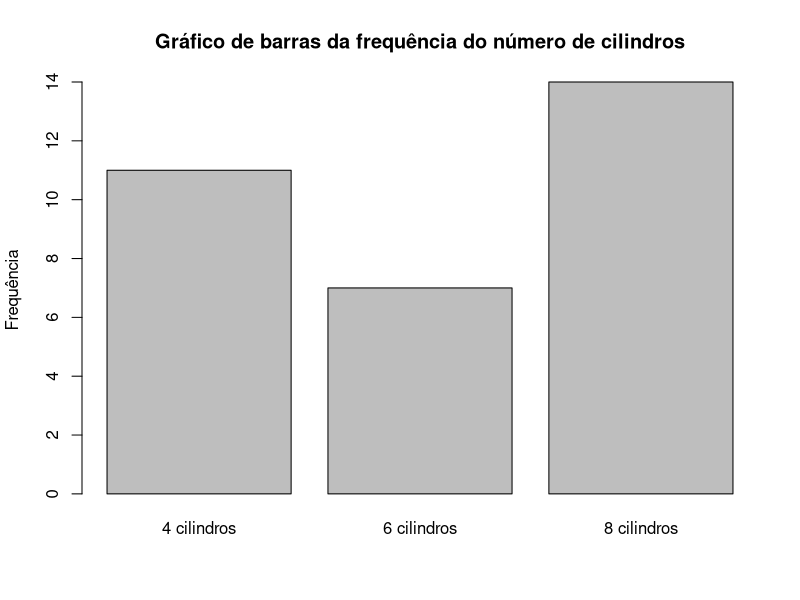
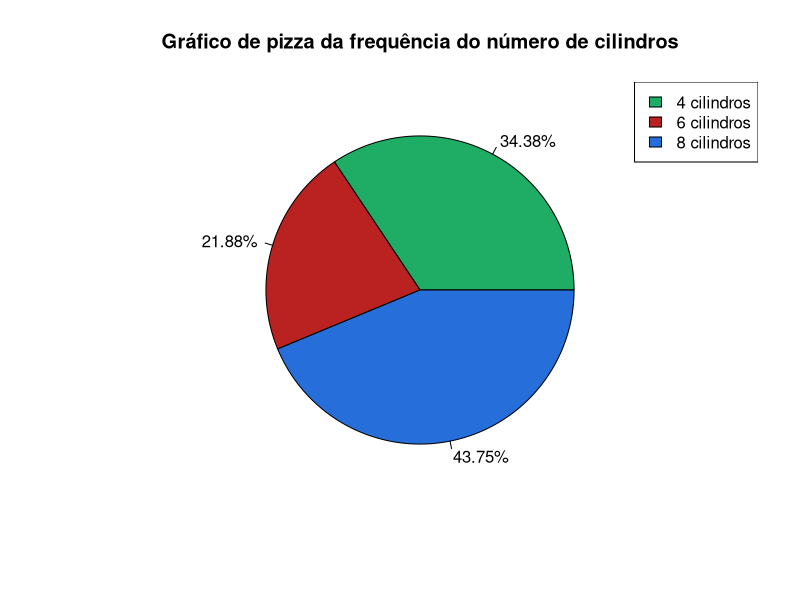
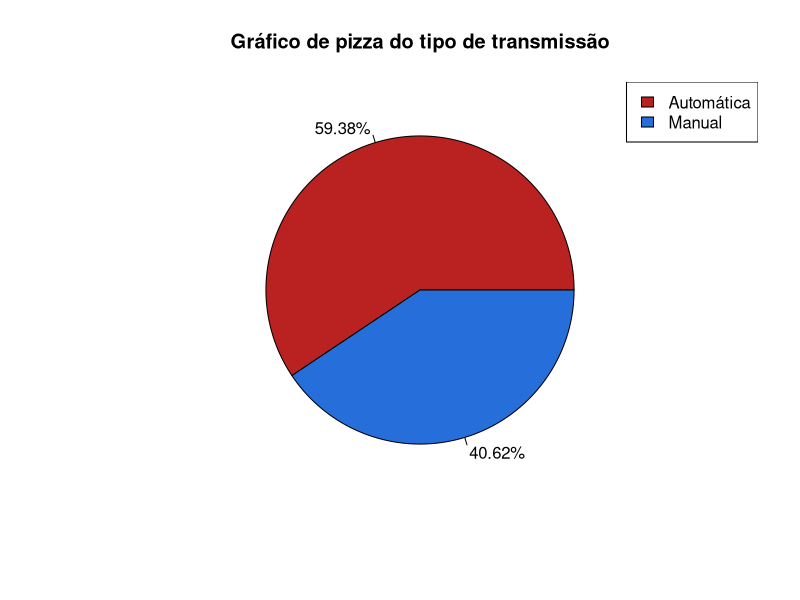

Reproduce these figures in R, in order.
## ---- chunk 1

alunos <- c(18, 18, 19, 20, 23, 20, 21, 22)
mean(alunos)

## ---- chunk 2
alunos <- c(18, 18, 19, 20, 23, 20, 21, 22, 50, 60)
mean(alunos)
## ---- chunk 3

numero_de_filhos <- c(1, 1, 1, 2, 2, 3, 4, 1, 1, 4, 2)

moda <- function(a) {
   uniqv <- unique(a)
   uniqv[which.max(tabulate(match(a, uniqv)))]
}

moda(numero_de_filhos)

## ---- chunk 4
num_alguma_coisa <- c(5, 6, 7, 8, 9, 10, 11, 12)
median(num_alguma_coisa)


## ---- chunk 5

observacoes <- c(1, 2, 3, 4, 5, 6, 8, 9)

mediana <- (4 + 5)/2
print(mediana)


## ---- chunk 6
observacoes <- c(1, 3, 3, 6, 7, 8, 9)

mediana <- 6
print(mediana)


## ---- chunk 7
library(data.table)
dados_iris <- iris
setnames(dados_iris, old = c('Sepal.Length', 'Sepal.Width', 'Petal.Length', 'Petal.Width', 'Species'), new = c('Comprimento_Sepala', 'Largura_Sepala', 'Comprimento_Petala', 'Largura_Sepala', 'Especie'))
dados_mtcars <- mtcars
dados_mtcars$qsec <- NULL
dados_mtcars$disp <- NULL
dados_mtcars$hp   <- NULL

setnames(dados_mtcars, old = c('mpg', 'cyl', 'drat', 'wt','vs', 'am', 'gear', 'carb'), new = c('Milhas_por_Galao', 'Numero_de_Cilindros', 'Razao_Eixo', 'Peso (1000 lbs)', 'Motor', 'Transmissao', 'Numero_eixos_dianteiros', 'Numero_carboradores'))
## ---- chunk 8
library(knitr)
library(rmarkdown)
paged_table(dados_iris)

## ---- chunk 9
barplot(table(dados_mtcars$Numero_de_Cilindros),
        main = 'Gráfico de barras da frequência do número de cilindros',
        xlab = ' ',
        ylab = 'Frequência',
        names.arg = c('4 cilindros', '6 cilindros', '8 cilindros'))
## ---- chunk 10

pie_chart <- table(dados_mtcars$Numero_de_Cilindros)
pie(pie_chart,
        main   = 'Gráfico de pizza da frequência do número de cilindros',
        labels = paste0(round(100 * pie_chart/sum(pie_chart), 2), '%'),
        col    = c('#1fad66', '#ba2121', '#266ed9')
          
        )

legend('topright', legend = c('4 cilindros', '6 cilindros', '8 cilindros'),
       fill =  c("#1fad66", "#ba2121", "#266ed9"))
## ---- chunk 11

pie_chart <- table(dados_mtcars$Transmissao)
pie(pie_chart,
        main   = 'Gráfico de pizza do tipo de transmissão',
        labels = paste0(round(100 * pie_chart/sum(pie_chart), 2), '%'),
        col    = c( '#ba2121', '#266ed9')
          
        )

legend('topright', legend = c('Automática', 'Manual'),
       fill =  c( "#ba2121", "#266ed9"))
## ---- chunk 12
